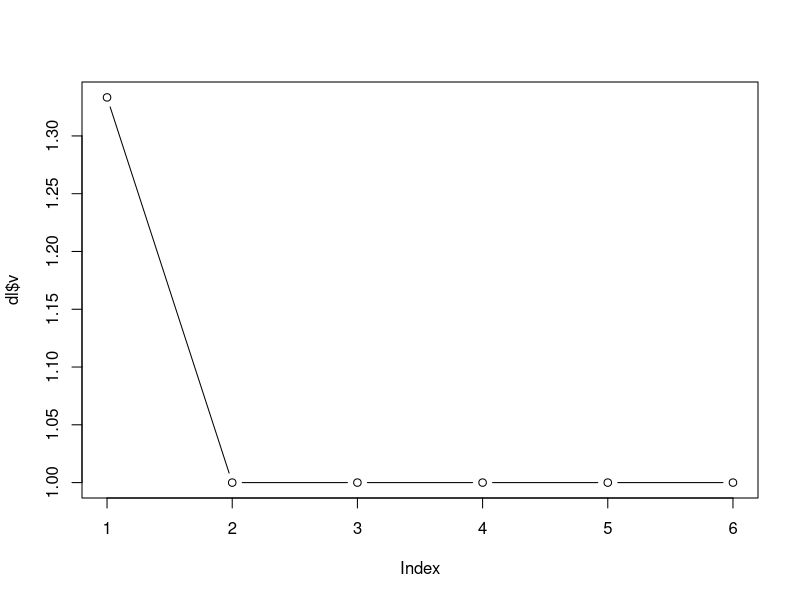
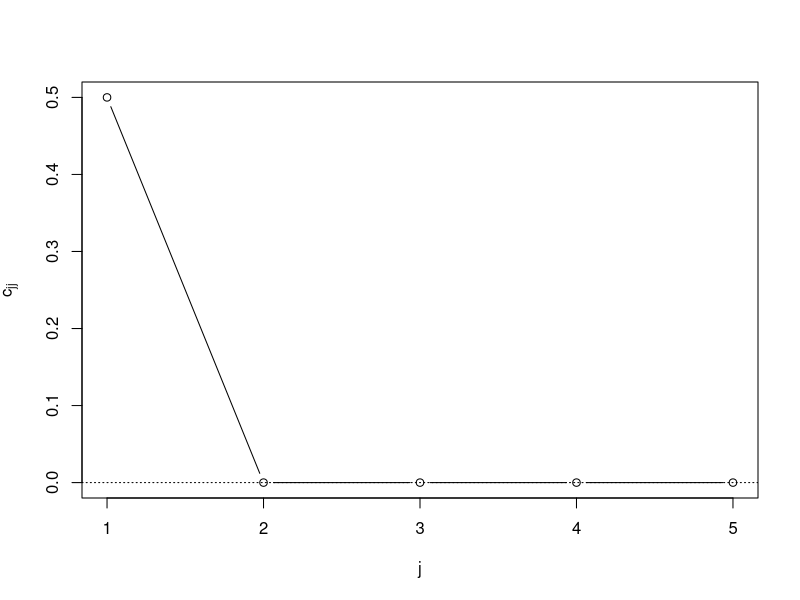
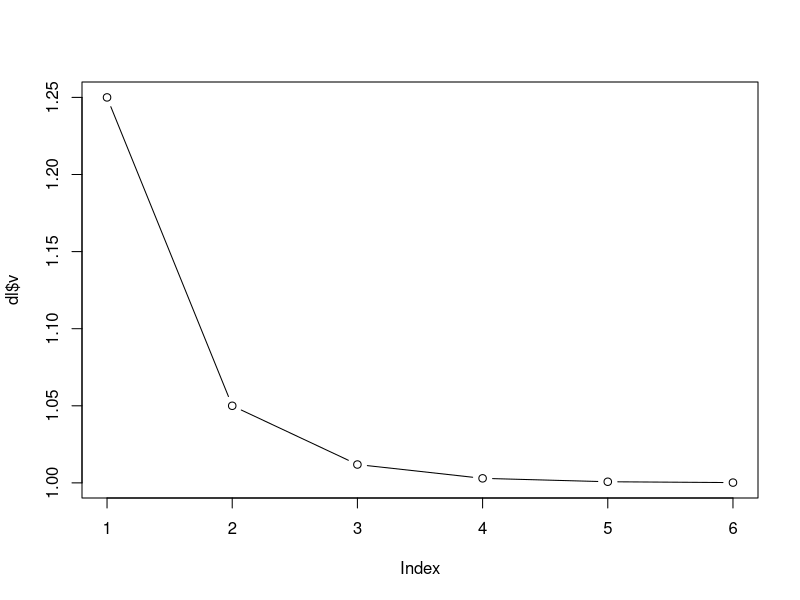
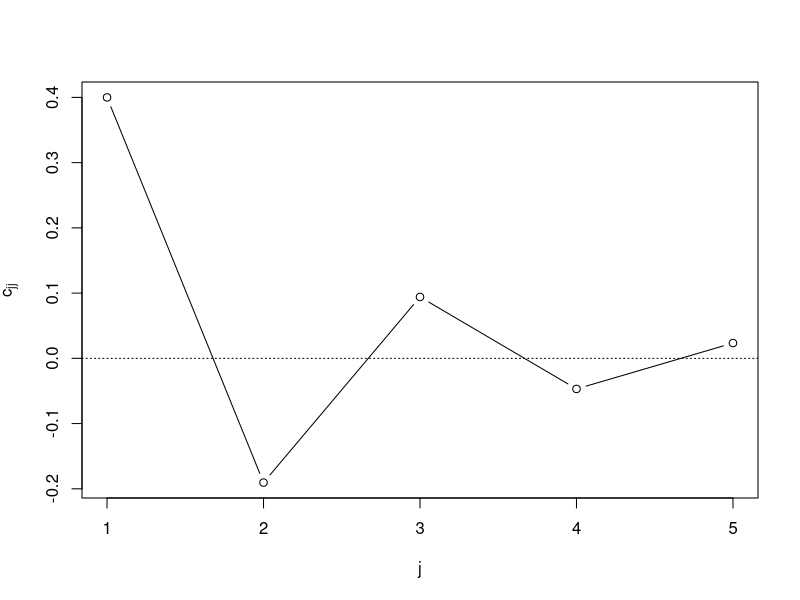
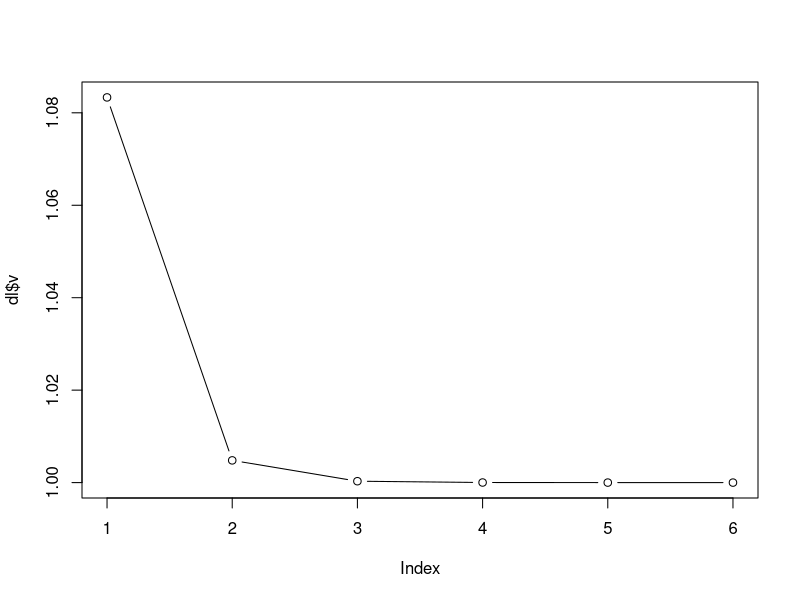
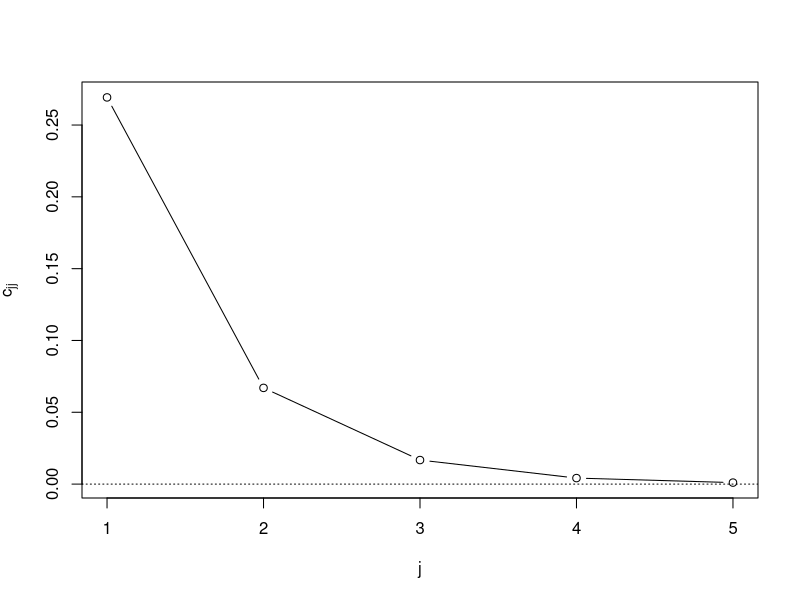
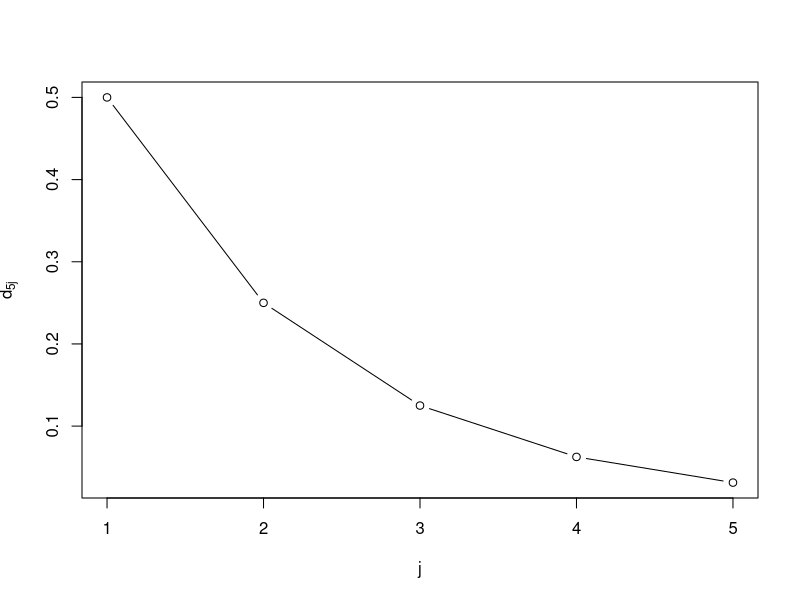
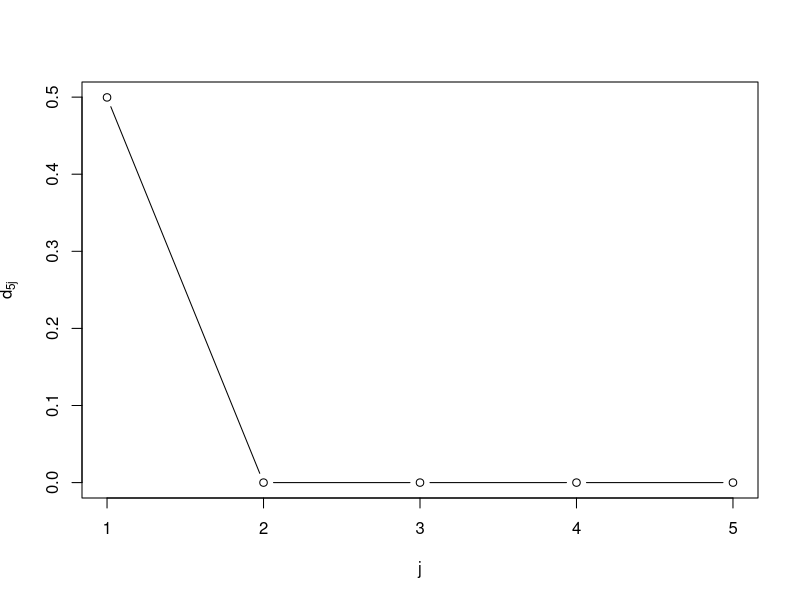

Generate these figures, in order, with R:
rm(list = ls())

# Define the autocovariance function for a mean-zero
# ARMA(1, 1) model
gamma.x <- function(h, phi1, theta1, sig.sq.w) {
  h <- abs(h) 
  if (h == 0) {
    g.x <- (theta1^2 + 2*phi1*theta1 + 1)*sig.sq.w/(1 - phi1^2)
  } else {
    g.x <- sig.sq.w*phi1^(h - 1)*((1 + theta1*phi1)*(phi1 + theta1)/(1 - phi1^2))
  }
  return(g.x)
}

# Function to directly solve the forecasting equation by inverting A_n
# Also returns v_n
solve.direct <- function(n, phi1 = 0, theta1 = 0, sig.sq.w = 1) {
  A.n <- matrix(nrow = n, ncol = n)
  b.n <- numeric(n)
  for (i in 1:n) {
    b.n[i] <- gamma.x(i, phi1 = phi1, theta1 = theta1, sig.sq.w = sig.sq.w)
    for (j in 1:n) {
      A.n[i, j] <- gamma.x(h = i - j, phi1 = phi1, theta1 = theta1, sig.sq.w = sig.sq.w)
    }
  }
  c.n <- solve(A.n)%*%b.n
  v.n <- gamma.x(0, phi1 = phi1, theta1 = theta1, sig.sq.w = sig.sq.w) + t(c.n)%*%A.n%*%c.n - 2*t(c.n)%*%b.n
  return(list("c.n" = c.n, "v.n" = v.n))
}

# Durbin-Levinson algorithm, recovers all of the one-step-ahead prediction coefficients 
# up to one future prediction and returns the expected squared error loss of each 
# one-step-ahead prediction
solve.dl <- function(n, phi1 = 0, theta1 = 0, sig.sq.w = 1) {
  C <- matrix(nrow = n, ncol = n)
  v <- rep(NA, n + 1)
  gamma.x.0 <- gamma.x(0, 
                       phi1 = phi1, 
                       theta1 = theta1, 
                       sig.sq.w = sig.sq.w)
  C[1, 1] <- gamma.x(1, 
                     phi1 = phi1, 
                     theta1 = theta1, 
                     sig.sq.w = sig.sq.w)/gamma.x.0
  v[1] <- gamma.x.0
  v[2] <- v[1]*(1 - C[1, 1]^2)
  for (i in 2:n) {
    C[i, i] <- gamma.x(i, 
                       phi1 = phi1, 
                       theta1 = theta1, 
                       sig.sq.w = sig.sq.w)
    for (j in 1:(i - 1)) {
      C[i, i] <- C[i, i] - C[i-1, j]*gamma.x(i - j, 
                                             phi1 = phi1, 
                                             theta1 = theta1, 
                                             sig.sq.w = sig.sq.w)
    }
    C[i, i] <- C[i, i]/v[i]
    for (j in (i-1):1) {
      C[i, j] <- C[i - 1, j] - C[i, i]*C[i - 1, i - j]
    }
    v[i + 1] <- v[i]*(1 - C[i, i]^2)
  }
  return(list("C"=C, "c.n" = C[nrow(C), ], 
              "v" = v, "v.n" = v[length(v)]))
}

# Let's look at the coefficients and expected squared error losses!

# First, just consider AR(1)
phi1 <- 0.5
theta1 <- 0
sig.sq.w <- 1
n <- 5
dl <- solve.dl(n = n, phi1 = phi1, theta1 = theta1, sig.sq.w = sig.sq.w)
dl
# What's happening to our expected prediction loss as we get more data?
plot(dl$v, type = "b")
abline(h = 0, lty = 3)

# What do the partial autocorrelation coefficients look like?
plot(diag(dl$C), type = "b", ylab = expression(c[jj]), xlab = "j")
abline(h = 0, lty = 3)

# Now let's look at an MA(1) model
phi1 <- 0
theta1 <- 0.5
sig.sq.w <- 1
n <- 5
dl <- solve.dl(n = n, phi1 = phi1, theta1 = theta1, sig.sq.w = sig.sq.w)
dl
# What's happening to our expected prediction loss as we get more data?
plot(dl$v, type = "b")
abline(h = 0, lty = 3)

# What do the partial autocorrelation coefficients look like?
plot(diag(dl$C), type = "b", ylab = expression(c[jj]), xlab = "j")
abline(h = 0, lty = 3)

# Put the pices together, look at an ARMA(1, 1) model
phi1 <- 0.5
theta1 <- -0.25
sig.sq.w <- 1
n <- 5
dl <- solve.dl(n = n, phi1 = phi1, theta1 = theta1, sig.sq.w = sig.sq.w)
dl
# What's happening to our expected prediction loss as we get more data?
plot(dl$v, type = "b")
abline(h = 0, lty = 3)

# What do the partial autocorrelation coefficients look like?
plot(diag(dl$C), type = "b", ylab = expression(c[jj]), xlab = "j")
abline(h = 0, lty = 3)

# Now let's type up the innovation algorithm
solve.innov <- function(n, phi1 = 0, theta1 = 0, sig.sq.w = 1) {
  D <- matrix(nrow = n, ncol = n)
  v <- rep(NA, n + 1)
  gamma.x.0 <- gamma.x(0, 
                       phi1 = phi1, 
                       theta1 = theta1, 
                       sig.sq.w = sig.sq.w)
  v[1] <- gamma.x.0
  for (i in 1:n) {
    for (j in 0:(i-1)) {
      D[i, i - j] <- gamma.x(i - j, 
                             phi1 = phi1, 
                             theta1 = theta1, 
                             sig.sq.w = sig.sq.w)
      if (j > 0) {
        for (k in 0:(j - 1)) {
          D[i, i - j] <- D[i, i - j] - D[j, j - k]*D[i, i - k]*v[k + 1]
        }
      }
      D[i, i - j] <- D[i, i - j]/v[j + 1]
    }
    v[i + 1] <- gamma.x.0 - sum(D[i, i:1]^2*v[1:i], na.rm = TRUE)
  }
  return(list("D"=D, "d.n" = D[nrow(D), ], 
              "v" = v, "v.n" = v[length(v)]))
}

# What do the innovation coefficients look like? 
# Again, we'll go one at a time, first looking at an AR(1) model,
# then an MA(1) model, and then an ARMA(1, 1) model

# AR(1)
phi1 <- 0.5
theta1 <- 0
sig.sq.w <- 1
n <- 5
plot(solve.innov(n, phi1 = phi1, theta1 = theta1)$d.n, type = "b", ylab = expression(d["5j"]), xlab = "j")

# MA(1)
phi1 <- 0
theta1 <- 0.5
sig.sq.w <- 1
n <- 5
plot(solve.innov(n, phi1 = phi1, theta1 = theta1)$d.n, type = "b", ylab = expression(d["5j"]), xlab = "j")

# Go back to AR(1) - do the theta's look familiar??
phi1 <- 0.5
theta1 <- 0
sig.sq.w <- 1
n <- 5
plot(solve.innov(n, phi1 = phi1, theta1 = theta1)$d.n, type = "b", ylab = expression(d["5j"]), xlab = "j")
lines(ARMAtoMA(ar = phi1, ma = theta1, lag.max = n), col = "blue", type = "b", lty = 2)

# Now look at ARMA(1, 1)
phi1 <- 0.5
theta1 <- -0.25
sig.sq.w <- 1
n <- 10
plot(solve.innov(n, phi1 = phi1, theta1 = theta1)$d.n, type = "b", ylab = expression(d["5j"]), xlab = "j")
lines(ARMAtoMA(ar = phi1, ma = theta1, lag.max = n), col = "blue", type = "b", lty = 2)

# Let's just look at the coefficients
solve.innov(n, phi1 = phi1, theta1 = theta1)$D
# What's happening as n gets bigger?
